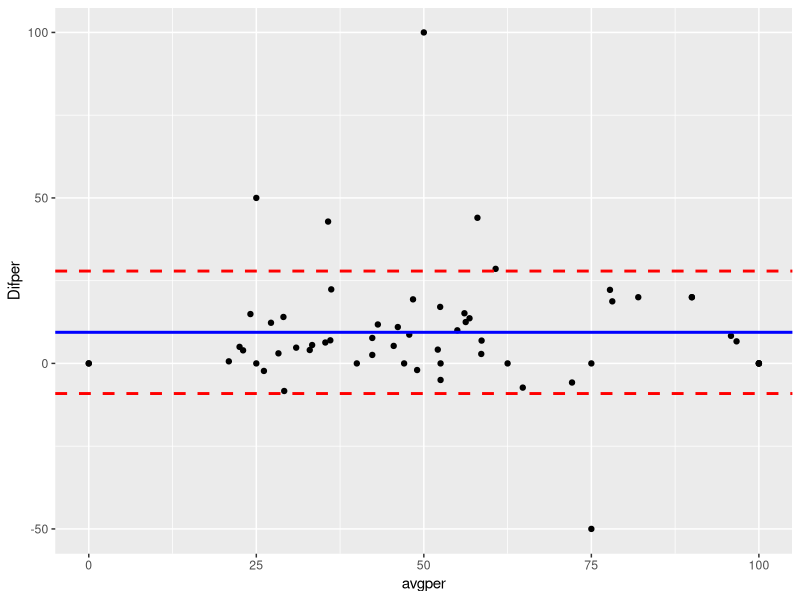
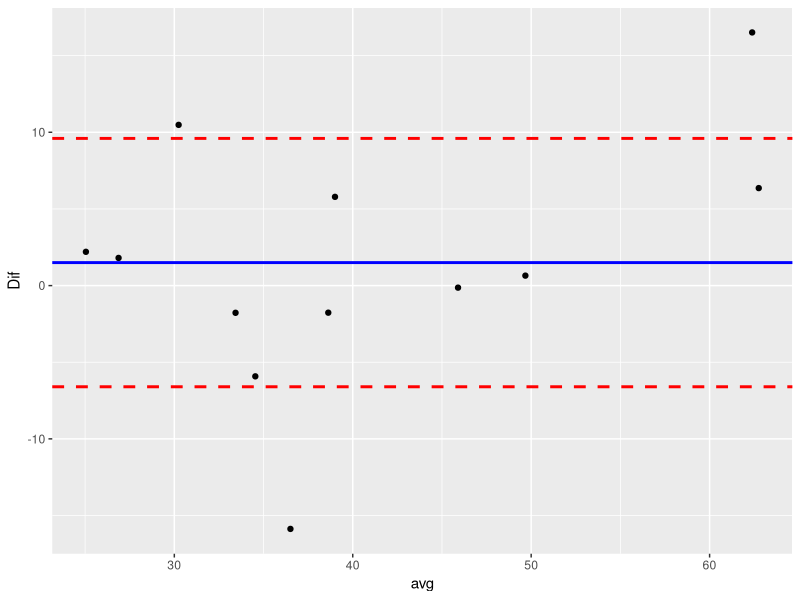
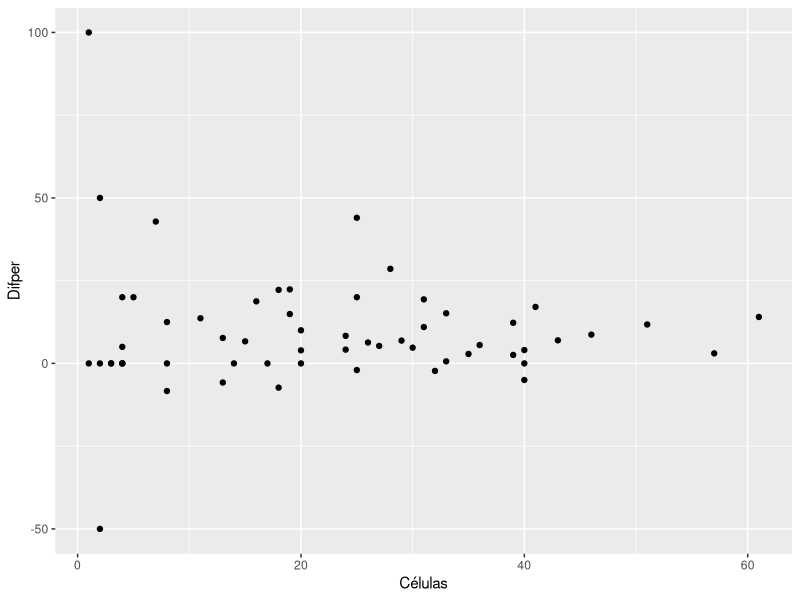
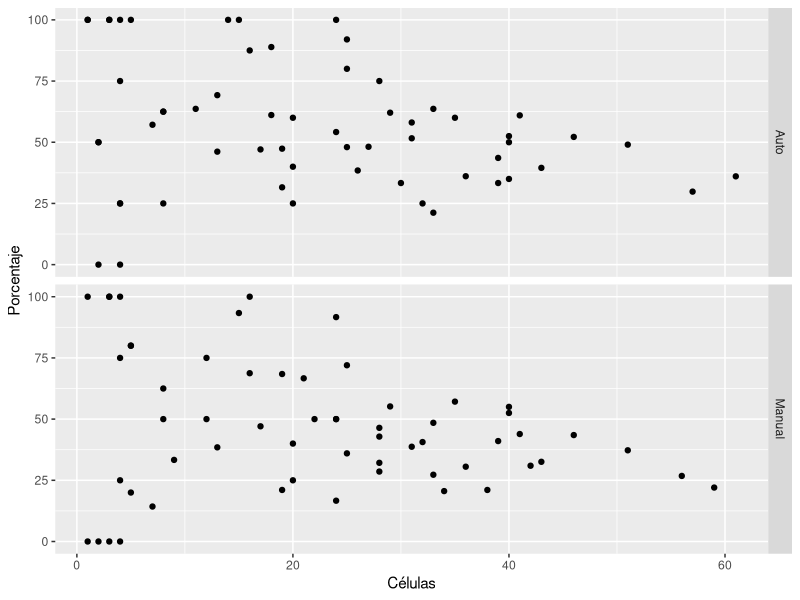

These figures' R source, in order:
# 20260623

setwd("~/Desktop/NN-Assisted-Image-Analysis-for-Quantifying-Intracellular-Trypanosoma-cruzi-Infection/Statistics and figures/Data")

#Libraries
library(tidyverse)

#Load data
auto <- read.csv("fov_results.csv") #Summary stats per image using the automated pipeline
manual <- read.csv("fov_manual.csv") #Summary stats for the manual quantification
total <- rbind(auto, manual)

#Difference in percent infected cells
auto$Difper <- auto$Porcentaje - manual$Porcentaje
auto$avgper <- (auto$Porcentaje + manual$Porcentaje)/2

auto$Difper %>% mean()
auto$Difper %>% sd()
 
#Using 1 SD for now.
bland_altman_percent <- ggplot(auto, aes(x = avgper, y = Difper)) + geom_point() +
  geom_hline(yintercept = 9.4, colour = "blue", linewidth = 1) +
  geom_hline(yintercept = c(27.9, -9.1), colour = "red", linetype = "dashed", linewidth = 1)
bland_altman_percent

#Is it any different if we calculate these parameters directly from the single cell results, as was modeled before?
sc_auto <- read.csv("sc_results.csv")
sc_manual <- read.csv("sc_manual.csv")

#Auto
sc_auto_grouped <- sc_auto %>% 
                  group_by(Cepa, Linea) %>%
                  summarize(
                    infected = sum(Amastigotes > 1),
                    total = n()
                  ) %>%
                  mutate(
                    percent = (infected / total)*100
                  )

# Manual             
sc_manual_grouped <- sc_manual %>% 
  group_by(Cepa, Linea) %>%
  summarize(
    infected = sum(Amastigotes > 1),
    total = n()
  ) %>%
  mutate(
    percent = (infected / total)*100
  )

#Difference
sc_auto_grouped$Dif <- sc_auto_grouped$percent - sc_manual_grouped$percent
sc_auto_grouped$avg <- (sc_auto_grouped$percent + sc_manual_grouped$percent)/2

#The differences are smaller if we evaluate the number of infected cells by group instead of by image 
#(fields with few cells have large but less meaningful differences)
sc_auto_grouped$Dif %>% mean()
sc_auto_grouped$Dif %>% sd()

#Fewer points, so fewer outliers
bland_altman_percent_grouped <- ggplot(sc_auto_grouped, aes(x = avg, y = Dif)) + geom_point() +
  geom_hline(yintercept = 1.5, colour = "blue", linewidth = 1) +
  geom_hline(yintercept = c(9.6, -6.6), colour = "red", linetype = "dashed", linewidth = 1)
bland_altman_percent_grouped

#Percent infected vs number of cells in img
Dif_vs_cells <- ggplot(auto, aes(x = Células, y = Difper)) + geom_point()
Dif_vs_cells

Percent_vs_cells <- ggplot(total, aes(x = Células, y = Porcentaje)) + geom_point() + 
  facet_grid(rows = vars(Method))
Percent_vs_cells
